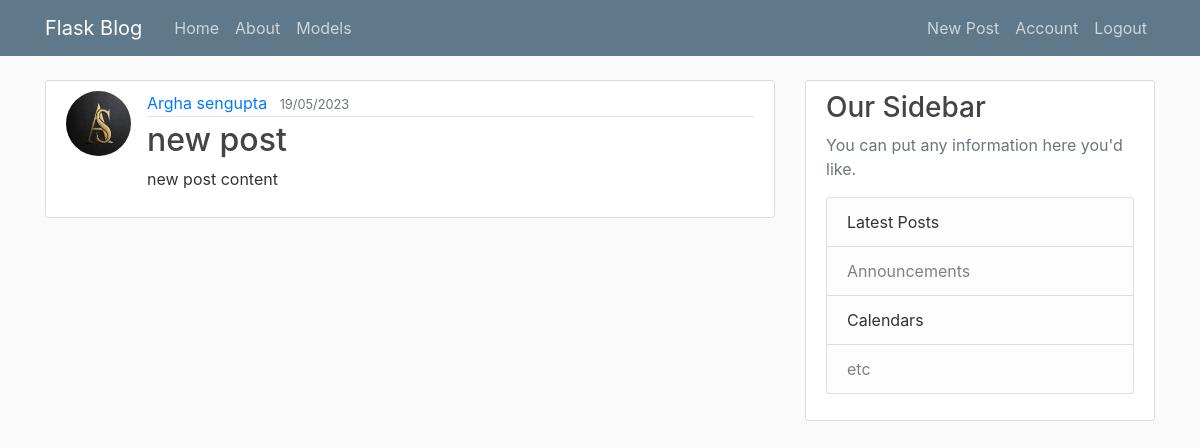
Screenshot of /post/22 (signed in) with the database file from the repository.
### flaskblog/model.py (models this page shows, shortened)
class User(db.Model,UserMixin):
    id = db.Column(db.Integer,primary_key = True)
    firstname = db.Column(db.String(20),nullable = False)
    lastname = db.Column(db.String(20),nullable = False,default = "")
    username = db.Column(db.String(20),unique = True,nullable = False)
    email = db.Column(db.String(120),unique = True,nullable = False)
    image_file = db.Column(db.String(20),nullable = False, default = 'default.jpg')
    password = db.Column(db.String(60),nullable = False)
    posts = db.relationship("Post",backref = "author",lazy = True)

class Post(db.Model):
    id = db.Column(db.Integer,primary_key = True)
    title = db.Column(db.String(100),nullable = False)
    date_posted = db.Column(db.DateTime,nullable = False,default = datetime.utcnow)
    content = db.Column(db.Text,nullable = False)
    user_id = db.Column(db.Integer,db.ForeignKey('user.id'),nullable = False)

### flaskblog/routes.py (the view)
@app.route("/post/<int:post_id>")
@login_required
def post(post_id):
    post = Post.query.get_or_404(post_id)
    return render_template("post.html",post = post,title = post.title)

### flaskblog/model.py (called while the page is built)
@login.user_loader
def load_user(user_id):
    return User.query.get(int(user_id))

### flaskblog/templates/post.html (shortened to what this page needs)
{% extends "layout.html" %}
{% block content %}
<article class="media content-section">
    <img class="rounded-circle article-img" src="{{ url_for('static',filename = 'profile_pics/' + post.author.image_file) }}" alt="">
    <div class="media-body">
      <div class="article-metadata">
        <a class="mr-2" href="#">{{ post.author.firstname }} {{post.author.lastname}}</a>
        <small class="text-muted">{{ post.date_posted.strftime("%d/%m/%Y") }}</small>
      </div>
      <h2 class="article-title">{{ post.title }}</a></h2>
      <p class="article-content">{{ post.content }}</p>
    </div>
</article>
{% endblock content %}

### flaskblog/static/main.css (style rules this page uses)
body { background: #fafafa; color: #333333; margin-top: 5rem; }
h1, h2, h3, h4, h5, h6 { color: #444444; }
.content-section { background: #ffffff; padding: 10px 20px; border: 1px solid #dddddd; border-radius: 3px; margin-bottom: 20px; }
.article-title { color: #444444; }
.article-content { white-space: pre-line; }
.article-img { height: 65px; width: 65px; margin-right: 16px; }
.article-metadata { padding-bottom: 1px; margin-bottom: 4px; border-bottom: 1px solid #e3e3e3 }

### rows the page displays
User: image_file (picture), author.firstname "Argha", author.lastname "sengupta"
Post: date_posted "19/05/2023", title "new post", content "new post content"
